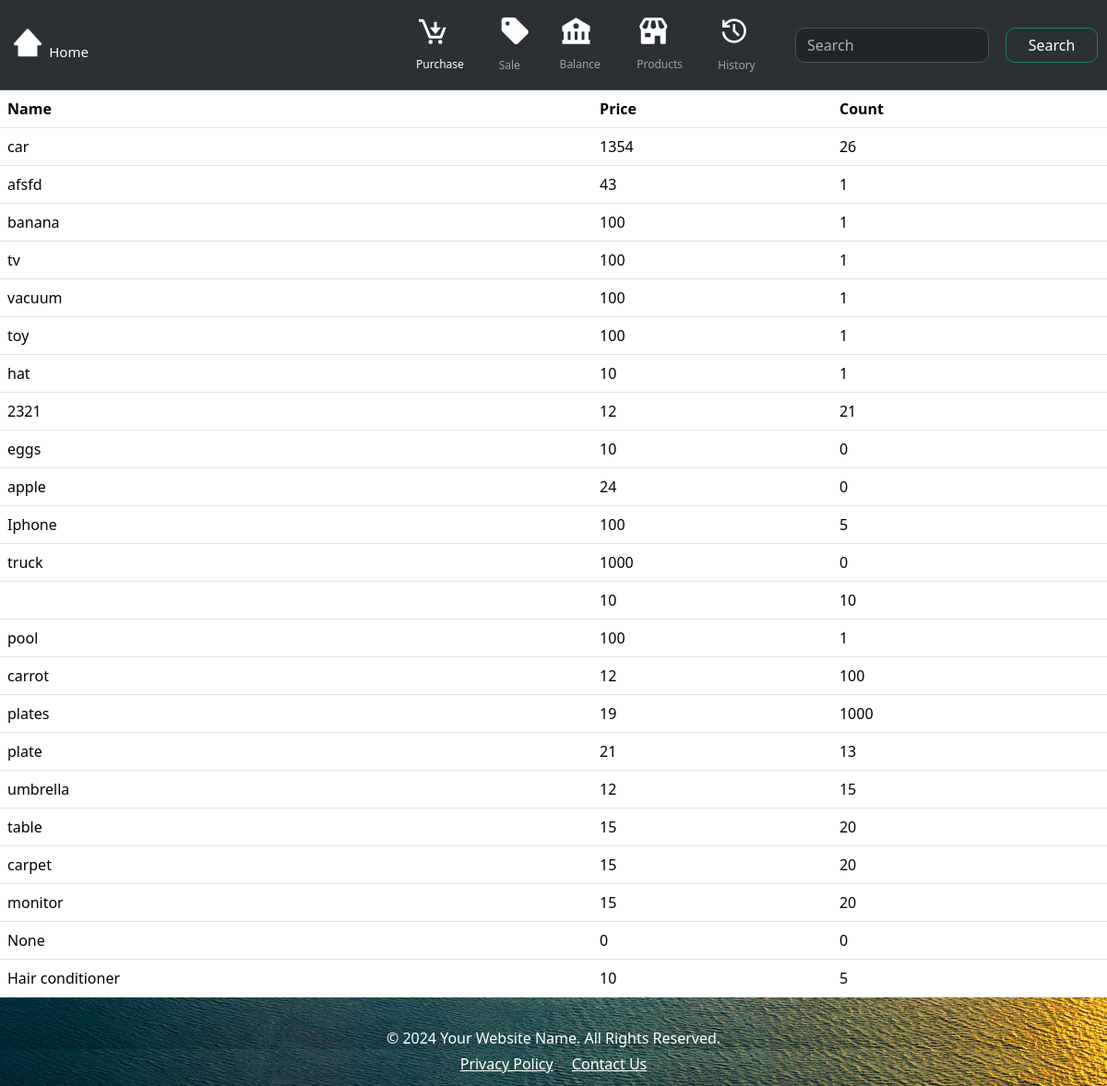
/listing, run on the app's committed database.
### app.py (models this page shows)
class Products(db.Model):
    id = db.Column(db.Integer,primary_key=True)
    name = db.Column(db.String)
    price = db.Column(db.Integer)
    count = db.Column(db.Integer)

### app.py (the view)
@app.route("/listing",methods =['GET','POST'])
def products_view():
    products_from_database = Products.query.all()
    return render_template('products.html',available_products=products_from_database)

### templates/products.html
{% extends 'base.html' %}
{% set title ='Products' %}
{% block extra_css %}
<link rel="stylesheet" href="{{url_for('static' , filename = 'form_styling.css')}}">
{%endblock %}
{% block content %}
<table class="table">
  <thead class="thead-dark">
    <tr>
      <th scope="col">Name</th>
      <th scope="col">Price</th>
      <th scope="col">Count</th>
    </tr>
  </thead>
  <tbody>
  {% for products in available_products %}
    <tr >
      <td>{{products.name}}</td>
      <td>{{products.price}}</td>
        <td>{{products.count}}</td>
    </tr>
  {% endfor %}
  </tbody>
</table>
{%endblock %}

### templates/base.html (shortened to what this page needs)
<!DOCTYPE html>
<html lang="en">
<head>
    <link href="https://cdn.jsdelivr.net/npm/bootstrap@5.3.3/dist/css/bootstrap.min.css" rel="stylesheet">
    <link href='https://unpkg.com/boxicons@2.1.4/css/boxicons.min.css' rel='stylesheet'>
    {% block extra_css %} {% endblock %}
</head>
<body>
    <nav class="navbar navbar-expand-lg bg-body-tertiary bg-dark border-bottom border-body " data-bs-theme="dark" style="">
     <div class="container" style="">
    <a class="navbar-brand" href="{{url_for('index_view')}}">
      <span><i  class='bx bxs-home-alt-2 bx-md' ></i></span>
        <span style="font-size:15px;">Home</span>
    </a>
     </div>
      <div class="container-fluid">
        <div class="collapse navbar-collapse" id="navbarNavAltMarkup">
          <div class="navbar-nav">
            <a  class="nav-link active" aria-current="page" href="{{url_for('purchase_view')}}">
                <span><i class='bx bx-cart-download bx-md' style="color:white"></i></span>
                <span style="font-size:12px;">Purchase</span>
            </a>
            <a class="nav-link" href="{{url_for('sale_view')}}">
                <span><span class="material-icons" style="font-size: 35px; color:white">sell</span></span>
            <span style="font-size:12px;">Sale</span>
            </a>
            <a class="nav-link" href="{{url_for('balance_view')}}">
                <span><i class='bx bxs-bank bx-md' style="color:white"></i></span>
                <span style="font-size:12px">Balance</span>
            </a>
              <a class="nav-link" href="{{url_for('products_view')}}">
                  <span><i class='bx bxs-store bx-md' style="color:white"></i></span>
                  <span style="font-size:12px" >Products</span>
              </a>
              <a class="nav-link" href="{{url_for('history_view')}}">
                  <span class="material-symbols-outlined" style="color:white; font-size: 35px;">history</span>
                  <span style="font-size:12px;">History</span>
              </a>
          </div>
        </div>
      </div>
    <div style="display:contents; ">
        <form class="form-inline my-2 my-lg-0 d-flex align-items-center" method = 'POST'>
      <input style="width:210px; border-radius:10px;" name="search" class="form-control mr-sm-2 me-2" type="search" placeholder="Search" aria-label="Search">
       <button style="width:100px; margin:10px; text-align: center; border-radius: 10px; color:white;" class="btn btn-outline-success my-2 my-sm-0" type="submit">Search</button>
    </form>
        </div>
    </nav>
{% block content %}
{% endblock %}
<div>
    <footer class="footer  text-white py-3" id="footer" >
    <div class="container text-center">
        <p class="mb-1">&copy; 2024 Your Website Name. All Rights Reserved.</p>
        <p class="mb-0">
            <a href="#!" class="footer-link text-white me-3">Privacy Policy</a>
            <a href="#!" class="footer-link text-white">Contact Us</a>
        </p>
    </div>
</footer>
</div>
</body>
</html>

### static/form_styling.css (style rules this page uses)
button { padding: 10px; margin: 5px; }

### templates/base.html (style rules this page uses)
body, html { background-image:url('static/city_wall.jpg'); background-repeat: no-repeat; background-size: cover; background-position: center; min-height:100vh; position:relative; padding-bottom: 2.5rem; }
#footer { position: absolute; bottom: 0; width: 100%; height: 2.5rem; }

### data on the page
Products: name "car", price "1354", count "26"
Products: name "afsfd", price "43", count "1"
Products: name "banana", price "100", count "1"
Products: name "tv", price "100", count "1"
Products: name "vacuum", price "100", count "1"
Products: name "toy", price "100", count "1"
Products: name "hat", price "10", count "1"
Products: name "2321", price "12", count "21"
Products: name "eggs", price "10", count "0"
Products: name "apple", price "24", count "0"
Products: name "Iphone", price "100", count "5"
Products: name "truck", price "1000", count "0"
Products: price "10", count "10"
Products: name "pool", price "100", count "1"
Products: name "carrot", price "12", count "100"
Products: name "plates", price "19", count "1000"
Products: name "plate", price "21", count "13"
Products: name "umbrella", price "12", count "15"
Products: name "table", price "15", count "20"
Products: name "carpet", price "15", count "20"
Products: name "monitor", price "15", count "20"
Products: name "None", price "0", count "0"
Products: name "Hair conditioner", price "10", count "5"
